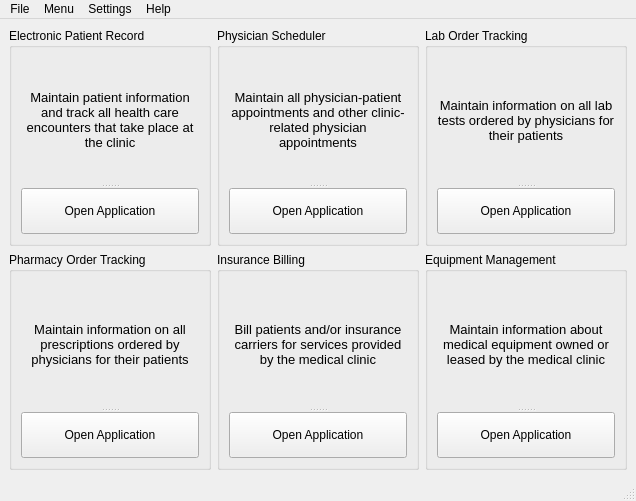
<?xml version="1.0" encoding="UTF-8"?>
<ui version="4.0">
 <class>MainWindow</class>
 <widget class="QMainWindow" name="MainWindow">
  <property name="geometry">
   <rect>
    <x>0</x>
    <y>0</y>
    <width>636</width>
    <height>501</height>
   </rect>
  </property>
  <property name="windowTitle">
   <string>MainWindow</string>
  </property>
  <widget class="QWidget" name="mainwidget">
   <property name="enabled">
    <bool>true</bool>
   </property>
   <property name="autoFillBackground">
    <bool>false</bool>
   </property>
   <layout class="QGridLayout" name="gridLayout_2">
    <item row="0" column="0">
     <layout class="QGridLayout" name="gridLayout" columnstretch="0,0,0,0,0" rowminimumheight="200,200" columnminimumwidth="0,175,0,175,175">
      <item row="1" column="1">
       <widget class="QGroupBox" name="groupBox_6">
        <property name="title">
         <string>Pharmacy Order Tracking</string>
        </property>
        <layout class="QVBoxLayout" name="verticalLayout_2">
         <item>
          <widget class="QSplitter" name="splitter_7">
           <property name="orientation">
            <enum>Qt::Vertical</enum>
           </property>
           <widget class="QLabel" name="label_7">
            <property name="text">
             <string>&lt;html&gt;&lt;head/&gt;&lt;body&gt;&lt;p align=&quot;center&quot;&gt;&lt;span style=&quot; font-family:'Times New Roman'; font-size:10pt; color:#000000; background-color:transparent;&quot;&gt;Maintain information on all prescriptions ordered by physicians for their patients&lt;/span&gt;&lt;/p&gt;&lt;/body&gt;&lt;/html&gt;</string>
            </property>
            <property name="wordWrap">
             <bool>true</bool>
            </property>
           </widget>
           <widget class="QPushButton" name="pushButton_7">
            <property name="text">
             <string>Open Application</string>
            </property>
           </widget>
          </widget>
         </item>
        </layout>
       </widget>
      </item>
      <item row="1" column="4">
       <widget class="QGroupBox" name="groupBox_4">
        <property name="title">
         <string>Equipment Management</string>
        </property>
        <layout class="QVBoxLayout" name="verticalLayout_5">
         <item>
          <widget class="QSplitter" name="splitter_4">
           <property name="orientation">
            <enum>Qt::Vertical</enum>
           </property>
           <widget class="QLabel" name="label_4">
            <property name="text">
             <string>&lt;html&gt;&lt;head/&gt;&lt;body&gt;&lt;p align=&quot;center&quot;&gt;&lt;span style=&quot; font-family:'Times New Roman'; font-size:10pt; color:#000000; background-color:transparent;&quot;&gt;Maintain information about medical equipment owned or leased by the medical clinic&lt;/span&gt;&lt;/p&gt;&lt;/body&gt;&lt;/html&gt;</string>
            </property>
            <property name="wordWrap">
             <bool>true</bool>
            </property>
           </widget>
           <widget class="QPushButton" name="pushButton_4">
            <property name="text">
             <string>Open Application</string>
            </property>
           </widget>
          </widget>
         </item>
        </layout>
       </widget>
      </item>
      <item row="0" column="4">
       <widget class="QGroupBox" name="groupBox_3">
        <property name="title">
         <string>Lab Order Tracking</string>
        </property>
        <layout class="QVBoxLayout" name="verticalLayout_4">
         <item>
          <widget class="QSplitter" name="splitter_3">
           <property name="orientation">
            <enum>Qt::Vertical</enum>
           </property>
           <widget class="QLabel" name="label_3">
            <property name="text">
             <string>&lt;html&gt;&lt;head/&gt;&lt;body&gt;&lt;p align=&quot;center&quot;&gt;&lt;span style=&quot; font-family:'Times New Roman'; font-size:10pt; color:#000000; background-color:transparent;&quot;&gt;Maintain information on all lab tests ordered by physicians for their patients&lt;/span&gt;&lt;/p&gt;&lt;/body&gt;&lt;/html&gt;</string>
            </property>
            <property name="wordWrap">
             <bool>true</bool>
            </property>
           </widget>
           <widget class="QPushButton" name="pushButton_3">
            <property name="text">
             <string>Open Application</string>
            </property>
           </widget>
          </widget>
         </item>
        </layout>
       </widget>
      </item>
      <item row="1" column="3">
       <widget class="QGroupBox" name="groupBox_5">
        <property name="title">
         <string>Insurance Billing</string>
        </property>
        <layout class="QVBoxLayout" name="verticalLayout_6">
         <item>
          <widget class="QSplitter" name="splitter_6">
           <property name="orientation">
            <enum>Qt::Vertical</enum>
           </property>
           <widget class="QLabel" name="label_6">
            <property name="text">
             <string>&lt;html&gt;&lt;head/&gt;&lt;body&gt;&lt;p align=&quot;center&quot;&gt;&lt;span style=&quot; font-family:'Times New Roman'; font-size:10pt; color:#000000; background-color:transparent;&quot;&gt;Bill patients and/or insurance carriers for services provided by the medical clinic&lt;/span&gt;&lt;/p&gt;&lt;/body&gt;&lt;/html&gt;</string>
            </property>
            <property name="wordWrap">
             <bool>true</bool>
            </property>
           </widget>
           <widget class="QPushButton" name="pushButton_6">
            <property name="text">
             <string>Open Application</string>
            </property>
           </widget>
          </widget>
         </item>
        </layout>
       </widget>
      </item>
      <item row="0" column="1">
       <widget class="QGroupBox" name="groupBox">
        <property name="title">
         <string>Electronic Patient Record</string>
        </property>
        <layout class="QVBoxLayout" name="verticalLayout">
         <item>
          <widget class="QSplitter" name="splitter">
           <property name="orientation">
            <enum>Qt::Vertical</enum>
           </property>
           <widget class="QLabel" name="label">
            <property name="text">
             <string>&lt;html&gt;&lt;head/&gt;&lt;body&gt;&lt;p align=&quot;center&quot;&gt;&lt;span style=&quot; font-family:'Times New Roman'; font-size:10pt; color:#000000; background-color:transparent;&quot;&gt;Maintain patient information and track all health care encounters that take place at the clinic&lt;/span&gt;&lt;/p&gt;&lt;/body&gt;&lt;/html&gt;</string>
            </property>
            <property name="wordWrap">
             <bool>true</bool>
            </property>
           </widget>
           <widget class="QPushButton" name="pushButton">
            <property name="sizePolicy">
             <sizepolicy hsizetype="Minimum" vsizetype="Preferred">
              <horstretch>0</horstretch>
              <verstretch>0</verstretch>
             </sizepolicy>
            </property>
            <property name="text">
             <string>Open Application</string>
            </property>
           </widget>
          </widget>
         </item>
        </layout>
       </widget>
      </item>
      <item row="0" column="3">
       <widget class="QGroupBox" name="groupBox_2">
        <property name="sizePolicy">
         <sizepolicy hsizetype="Preferred" vsizetype="Preferred">
          <horstretch>0</horstretch>
          <verstretch>0</verstretch>
         </sizepolicy>
        </property>
        <property name="minimumSize">
         <size>
          <width>0</width>
          <height>0</height>
         </size>
        </property>
        <property name="title">
         <string>Physician Scheduler</string>
        </property>
        <layout class="QVBoxLayout" name="verticalLayout_3">
         <item>
          <widget class="QSplitter" name="splitter_2">
           <property name="orientation">
            <enum>Qt::Vertical</enum>
           </property>
           <widget class="QLabel" name="label_2">
            <property name="text">
             <string>&lt;html&gt;&lt;head/&gt;&lt;body&gt;&lt;p align=&quot;center&quot;&gt;&lt;span style=&quot; font-family:'Times New Roman'; font-size:10pt; color:#000000; background-color:transparent;&quot;&gt;Maintain all physician-patient appointments and other clinic-related physician appointments&lt;/span&gt;&lt;/p&gt;&lt;/body&gt;&lt;/html&gt;</string>
            </property>
            <property name="wordWrap">
             <bool>true</bool>
            </property>
           </widget>
           <widget class="QPushButton" name="pushButton_2">
            <property name="sizePolicy">
             <sizepolicy hsizetype="Minimum" vsizetype="Preferred">
              <horstretch>0</horstretch>
              <verstretch>0</verstretch>
             </sizepolicy>
            </property>
            <property name="text">
             <string>Open Application</string>
            </property>
           </widget>
          </widget>
         </item>
        </layout>
       </widget>
      </item>
     </layout>
    </item>
   </layout>
  </widget>
  <widget class="QMenuBar" name="menubar">
   <property name="geometry">
    <rect>
     <x>0</x>
     <y>0</y>
     <width>636</width>
     <height>21</height>
    </rect>
   </property>
   <widget class="QMenu" name="menuFile">
    <property name="title">
     <string>File</string>
    </property>
    <addaction name="actionPrint"/>
   </widget>
   <widget class="QMenu" name="menuSettings">
    <property name="title">
     <string>Settings</string>
    </property>
    <addaction name="actionAdministrator_Login"/>
   </widget>
   <widget class="QMenu" name="menuHelp">
    <property name="title">
     <string>Help</string>
    </property>
    <addaction name="actionHelp_Page"/>
   </widget>
   <widget class="QMenu" name="menuMenu">
    <property name="title">
     <string>Menu</string>
    </property>
    <addaction name="actionElectronic_Patient_Record"/>
    <addaction name="actionPhysician_Scheduler"/>
    <addaction name="actionLab_Order_Tracking"/>
    <addaction name="actionPharmacy_Order_Tracking"/>
    <addaction name="actionInsurance_Billing"/>
    <addaction name="actionEquipment_Inventory_and_Maintenance"/>
   </widget>
   <addaction name="menuFile"/>
   <addaction name="menuMenu"/>
   <addaction name="menuSettings"/>
   <addaction name="menuHelp"/>
  </widget>
  <widget class="QStatusBar" name="statusbar"/>
  <action name="actionHelp_Page">
   <property name="text">
    <string>Help Page</string>
   </property>
  </action>
  <action name="actionAdministrator_Login">
   <property name="enabled">
    <bool>true</bool>
   </property>
   <property name="text">
    <string>User Management</string>
   </property>
  </action>
  <action name="actionElectronic_Patient_Record">
   <property name="text">
    <string>Electronic Patient Record</string>
   </property>
  </action>
  <action name="actionPhysician_Scheduler">
   <property name="text">
    <string>Physician Scheduler</string>
   </property>
  </action>
  <action name="actionLab_Order_Tracking">
   <property name="text">
    <string>Lab Order Tracking</string>
   </property>
  </action>
  <action name="actionPharmacy_Order_Tracking">
   <property name="text">
    <string>Pharmacy Order Tracking</string>
   </property>
  </action>
  <action name="actionInsurance_Billing">
   <property name="text">
    <string>Insurance Billing</string>
   </property>
  </action>
  <action name="actionEquipment_Inventory_and_Maintenance">
   <property name="text">
    <string>Equipment Inventory and Maintenance</string>
   </property>
  </action>
  <action name="actionPrint">
   <property name="text">
    <string>Print</string>
   </property>
  </action>
 </widget>
 <resources/>
 <connections/>
</ui>
